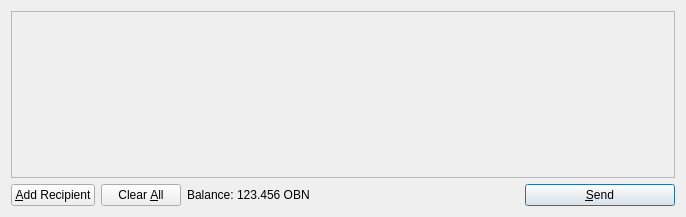
<?xml version="1.0" encoding="UTF-8"?>
<ui version="4.0">
 <class>SendCoinsDialog</class>
 <widget class="QDialog" name="SendCoinsDialog">
  <property name="geometry">
   <rect>
    <x>0</x>
    <y>0</y>
    <width>686</width>
    <height>217</height>
   </rect>
  </property>
  <property name="windowTitle">
   <string>Send Coins</string>
  </property>
  <layout class="QVBoxLayout" name="verticalLayout">
   <item>
    <widget class="QScrollArea" name="scrollArea">
     <property name="widgetResizable">
      <bool>true</bool>
     </property>
     <widget class="QWidget" name="scrollAreaWidgetContents">
      <property name="geometry">
       <rect>
        <x>0</x>
        <y>0</y>
        <width>666</width>
        <height>165</height>
       </rect>
      </property>
      <layout class="QVBoxLayout" name="verticalLayout_2">
       <property name="margin">
        <number>0</number>
       </property>
       <item>
        <layout class="QVBoxLayout" name="entries">
         <property name="spacing">
          <number>6</number>
         </property>
        </layout>
       </item>
       <item>
        <spacer name="verticalSpacer">
         <property name="orientation">
          <enum>Qt::Vertical</enum>
         </property>
         <property name="sizeHint" stdset="0">
          <size>
           <width>20</width>
           <height>40</height>
          </size>
         </property>
        </spacer>
       </item>
      </layout>
     </widget>
    </widget>
   </item>
   <item>
    <layout class="QHBoxLayout" name="horizontalLayout">
     <item>
      <widget class="QPushButton" name="addButton">
       <property name="toolTip">
        <string>Send to multiple recipients at once</string>
       </property>
       <property name="text">
        <string>&amp;Add Recipient</string>
       </property>
       <property name="icon">
        <iconset resource="../bitcoin.qrc">
         <normaloff>:/icons/add</normaloff>:/icons/add</iconset>
       </property>
       <property name="autoDefault">
        <bool>false</bool>
       </property>
      </widget>
     </item>
     <item>
      <widget class="QPushButton" name="clearButton">
       <property name="sizePolicy">
        <sizepolicy hsizetype="Minimum" vsizetype="Fixed">
         <horstretch>0</horstretch>
         <verstretch>0</verstretch>
        </sizepolicy>
       </property>
       <property name="toolTip">
        <string>Remove all transaction fields</string>
       </property>
       <property name="text">
        <string>Clear &amp;All</string>
       </property>
       <property name="icon">
        <iconset resource="../bitcoin.qrc">
         <normaloff>:/icons/remove</normaloff>:/icons/remove</iconset>
       </property>
       <property name="autoRepeatDelay">
        <number>300</number>
       </property>
       <property name="autoDefault">
        <bool>false</bool>
       </property>
      </widget>
     </item>
     <item>
      <layout class="QHBoxLayout" name="horizontalLayout_2">
       <property name="spacing">
        <number>3</number>
       </property>
       <item>
        <widget class="QLabel" name="label">
         <property name="text">
          <string>Balance:</string>
         </property>
        </widget>
       </item>
       <item>
        <widget class="QLabel" name="labelBalance">
         <property name="cursor">
          <cursorShape>IBeamCursor</cursorShape>
         </property>
         <property name="text">
          <string>123.456 OBN</string>
         </property>
         <property name="textInteractionFlags">
          <set>Qt::LinksAccessibleByMouse|Qt::TextSelectableByKeyboard|Qt::TextSelectableByMouse</set>
         </property>
        </widget>
       </item>
      </layout>
     </item>
     <item>
      <spacer name="horizontalSpacer">
       <property name="orientation">
        <enum>Qt::Horizontal</enum>
       </property>
       <property name="sizeHint" stdset="0">
        <size>
         <width>40</width>
         <height>20</height>
        </size>
       </property>
      </spacer>
     </item>
     <item>
      <widget class="QPushButton" name="sendButton">
       <property name="minimumSize">
        <size>
         <width>150</width>
         <height>0</height>
        </size>
       </property>
       <property name="toolTip">
        <string>Confirm the send action</string>
       </property>
       <property name="text">
        <string>&amp;Send</string>
       </property>
       <property name="icon">
        <iconset resource="../bitcoin.qrc">
         <normaloff>:/icons/send</normaloff>:/icons/send</iconset>
       </property>
       <property name="default">
        <bool>true</bool>
       </property>
      </widget>
     </item>
    </layout>
   </item>
  </layout>
 </widget>
 <resources>
  <include location="../bitcoin.qrc"/>
 </resources>
 <connections/>
</ui>
